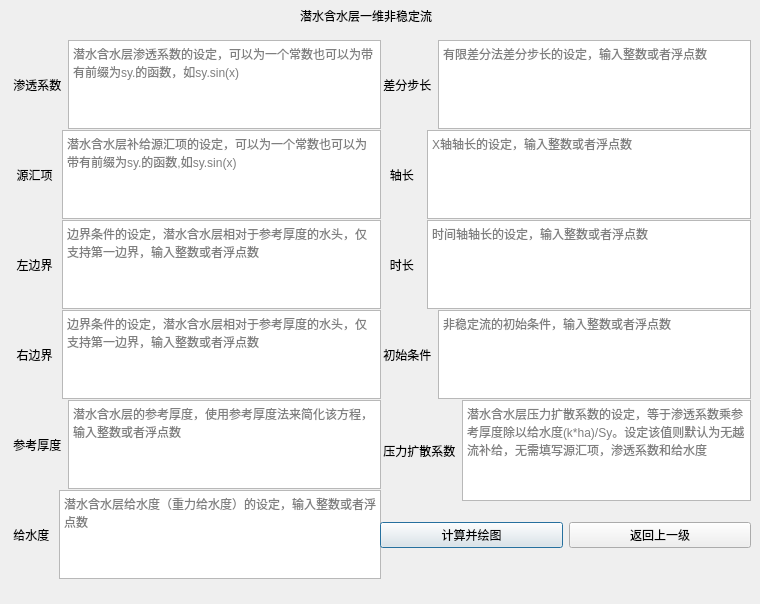
<?xml version="1.0" encoding="UTF-8"?>
<ui version="4.0">
 <class>one_dimension_unconfined_aquifer_unstable_flow</class>
 <widget class="QDialog" name="one_dimension_unconfined_aquifer_unstable_flow">
  <property name="windowModality">
   <enum>Qt::NonModal</enum>
  </property>
  <property name="geometry">
   <rect>
    <x>0</x>
    <y>0</y>
    <width>760</width>
    <height>604</height>
   </rect>
  </property>
  <property name="windowTitle">
   <string>one dimension unconfined aquifer unstable flow</string>
  </property>
  <property name="modal">
   <bool>false</bool>
  </property>
  <widget class="QLabel" name="label">
   <property name="geometry">
    <rect>
     <x>300</x>
     <y>0</y>
     <width>181</width>
     <height>31</height>
    </rect>
   </property>
   <property name="text">
    <string>潜水含水层一维非稳定流</string>
   </property>
  </widget>
  <widget class="QWidget" name="horizontalLayoutWidget">
   <property name="geometry">
    <rect>
     <x>10</x>
     <y>40</y>
     <width>371</width>
     <height>89</height>
    </rect>
   </property>
   <layout class="QHBoxLayout" name="horizontalLayout">
    <item>
     <widget class="QLabel" name="label_2">
      <property name="text">
       <string> 渗透系数</string>
      </property>
     </widget>
    </item>
    <item>
     <widget class="QTextEdit" name="hydraulic_conductivity">
      <property name="placeholderText">
       <string>潜水含水层渗透系数的设定，可以为一个常数也可以为带有前缀为sy.的函数，如sy.sin(x)</string>
      </property>
     </widget>
    </item>
   </layout>
  </widget>
  <widget class="QWidget" name="horizontalLayoutWidget_2">
   <property name="geometry">
    <rect>
     <x>10</x>
     <y>130</y>
     <width>371</width>
     <height>89</height>
    </rect>
   </property>
   <layout class="QHBoxLayout" name="horizontalLayout_2">
    <item>
     <widget class="QLabel" name="label_3">
      <property name="text">
       <string>  源汇项 </string>
      </property>
     </widget>
    </item>
    <item>
     <widget class="QTextEdit" name="leakage_recharge">
      <property name="placeholderText">
       <string>潜水含水层补给源汇项的设定，可以为一个常数也可以为带有前缀为sy.的函数,如sy.sin(x)</string>
      </property>
     </widget>
    </item>
   </layout>
  </widget>
  <widget class="QWidget" name="horizontalLayoutWidget_3">
   <property name="geometry">
    <rect>
     <x>10</x>
     <y>220</y>
     <width>371</width>
     <height>89</height>
    </rect>
   </property>
   <layout class="QHBoxLayout" name="horizontalLayout_3">
    <item>
     <widget class="QLabel" name="label_4">
      <property name="text">
       <string>  左边界 </string>
      </property>
     </widget>
    </item>
    <item>
     <widget class="QTextEdit" name="l_boundary">
      <property name="placeholderText">
       <string>边界条件的设定，潜水含水层相对于参考厚度的水头，仅支持第一边界，输入整数或者浮点数</string>
      </property>
     </widget>
    </item>
   </layout>
  </widget>
  <widget class="QWidget" name="horizontalLayoutWidget_4">
   <property name="geometry">
    <rect>
     <x>10</x>
     <y>310</y>
     <width>371</width>
     <height>89</height>
    </rect>
   </property>
   <layout class="QHBoxLayout" name="horizontalLayout_4">
    <item>
     <widget class="QLabel" name="label_5">
      <property name="text">
       <string>  右边界 </string>
      </property>
     </widget>
    </item>
    <item>
     <widget class="QTextEdit" name="r_boundary">
      <property name="placeholderText">
       <string>边界条件的设定，潜水含水层相对于参考厚度的水头，仅支持第一边界，输入整数或者浮点数</string>
      </property>
     </widget>
    </item>
   </layout>
  </widget>
  <widget class="QWidget" name="horizontalLayoutWidget_5">
   <property name="geometry">
    <rect>
     <x>380</x>
     <y>40</y>
     <width>371</width>
     <height>89</height>
    </rect>
   </property>
   <layout class="QHBoxLayout" name="horizontalLayout_5">
    <item>
     <widget class="QLabel" name="label_6">
      <property name="text">
       <string> 差分步长</string>
      </property>
     </widget>
    </item>
    <item>
     <widget class="QTextEdit" name="step_length">
      <property name="placeholderText">
       <string>有限差分法差分步长的设定，输入整数或者浮点数</string>
      </property>
     </widget>
    </item>
   </layout>
  </widget>
  <widget class="QWidget" name="horizontalLayoutWidget_6">
   <property name="geometry">
    <rect>
     <x>380</x>
     <y>130</y>
     <width>371</width>
     <height>89</height>
    </rect>
   </property>
   <layout class="QHBoxLayout" name="horizontalLayout_6">
    <item>
     <widget class="QLabel" name="label_7">
      <property name="text">
       <string>   轴长  </string>
      </property>
     </widget>
    </item>
    <item>
     <widget class="QTextEdit" name="x_length">
      <property name="placeholderText">
       <string>X轴轴长的设定，输入整数或者浮点数</string>
      </property>
     </widget>
    </item>
   </layout>
  </widget>
  <widget class="QWidget" name="horizontalLayoutWidget_7">
   <property name="geometry">
    <rect>
     <x>10</x>
     <y>400</y>
     <width>371</width>
     <height>89</height>
    </rect>
   </property>
   <layout class="QHBoxLayout" name="horizontalLayout_7">
    <item>
     <widget class="QLabel" name="label_8">
      <property name="text">
       <string> 参考厚度</string>
      </property>
     </widget>
    </item>
    <item>
     <widget class="QTextEdit" name="reference_thickness">
      <property name="placeholderText">
       <string>潜水含水层的参考厚度，使用参考厚度法来简化该方程，输入整数或者浮点数</string>
      </property>
     </widget>
    </item>
   </layout>
  </widget>
  <widget class="QWidget" name="horizontalLayoutWidget_8">
   <property name="geometry">
    <rect>
     <x>380</x>
     <y>310</y>
     <width>371</width>
     <height>89</height>
    </rect>
   </property>
   <layout class="QHBoxLayout" name="horizontalLayout_8">
    <item>
     <widget class="QLabel" name="label_9">
      <property name="text">
       <string> 初始条件</string>
      </property>
     </widget>
    </item>
    <item>
     <widget class="QTextEdit" name="initial_condition">
      <property name="placeholderText">
       <string>非稳定流的初始条件，输入整数或者浮点数</string>
      </property>
     </widget>
    </item>
   </layout>
  </widget>
  <widget class="QWidget" name="horizontalLayoutWidget_9">
   <property name="geometry">
    <rect>
     <x>380</x>
     <y>220</y>
     <width>371</width>
     <height>89</height>
    </rect>
   </property>
   <layout class="QHBoxLayout" name="horizontalLayout_9">
    <item>
     <widget class="QLabel" name="label_10">
      <property name="text">
       <string>   时长  </string>
      </property>
     </widget>
    </item>
    <item>
     <widget class="QTextEdit" name="t_length">
      <property name="placeholderText">
       <string>时间轴轴长的设定，输入整数或者浮点数</string>
      </property>
     </widget>
    </item>
   </layout>
  </widget>
  <widget class="QWidget" name="horizontalLayoutWidget_11">
   <property name="geometry">
    <rect>
     <x>380</x>
     <y>400</y>
     <width>371</width>
     <height>101</height>
    </rect>
   </property>
   <layout class="QHBoxLayout" name="horizontalLayout_11">
    <item>
     <widget class="QLabel" name="label_12">
      <property name="text">
       <string> 压力扩散系数</string>
      </property>
     </widget>
    </item>
    <item>
     <widget class="QTextEdit" name="pressure_diffusion_coefficient">
      <property name="placeholderText">
       <string>潜水含水层压力扩散系数的设定，等于渗透系数乘参考厚度除以给水度(k*ha)/Sy。设定该值则默认为无越流补给，无需填写源汇项，渗透系数和给水度</string>
      </property>
     </widget>
    </item>
   </layout>
  </widget>
  <widget class="QWidget" name="horizontalLayoutWidget_12">
   <property name="geometry">
    <rect>
     <x>10</x>
     <y>490</y>
     <width>371</width>
     <height>89</height>
    </rect>
   </property>
   <layout class="QHBoxLayout" name="horizontalLayout_12">
    <item>
     <widget class="QLabel" name="label_13">
      <property name="text">
       <string> 给水度 </string>
      </property>
     </widget>
    </item>
    <item>
     <widget class="QTextEdit" name="storativity_2">
      <property name="placeholderText">
       <string>潜水含水层给水度（重力给水度）的设定，输入整数或者浮点数</string>
      </property>
     </widget>
    </item>
   </layout>
  </widget>
  <widget class="QWidget" name="horizontalLayoutWidget_10">
   <property name="geometry">
    <rect>
     <x>380</x>
     <y>500</y>
     <width>371</width>
     <height>71</height>
    </rect>
   </property>
   <layout class="QHBoxLayout" name="horizontalLayout_10">
    <item>
     <widget class="QPushButton" name="draw">
      <property name="text">
       <string>计算并绘图</string>
      </property>
     </widget>
    </item>
    <item>
     <widget class="QPushButton" name="back">
      <property name="text">
       <string>返回上一级</string>
      </property>
     </widget>
    </item>
   </layout>
  </widget>
 </widget>
 <resources/>
 <connections/>
</ui>
